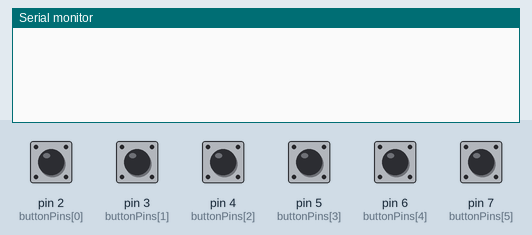
Recording of a sketch running on a simulated Arduino Uno, built with avr-gcc and run on an emulated ATmega328P. Parts: the last lines printed to the serial monitor. Inputs (shaded band) come from the test bench; at power-on: pin 2 (buttonPins[0]), pin 3 (buttonPins[1]), pin 4 (buttonPins[2]), pin 5 (buttonPins[3]), pin 6 (buttonPins[4]), pin 7 (buttonPins[5]) HIGH.

Above: at 1.2 s.
1.3 s: pin 2 (buttonPins[0]) pulled LOW for 0.15 s
At 2.1 s:
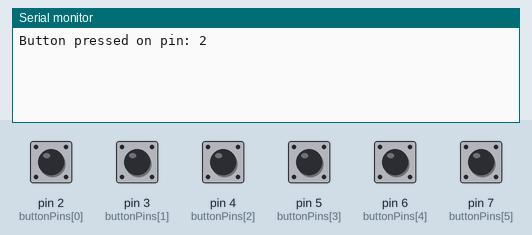
2.9 s: pin 3 (buttonPins[1]) pulled LOW for 0.15 s
At 3.3 s:
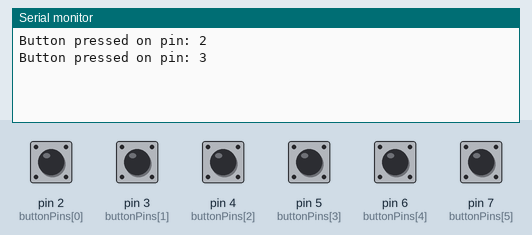
4.5 s: pin 4 (buttonPins[2]) pulled LOW for 0.15 s
At 5.7 s:
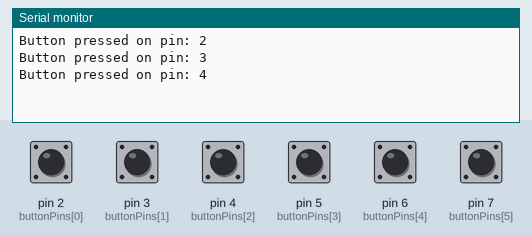
6.1 s: pin 5 (buttonPins[3]) pulled LOW for 0.15 s
At 7.0 s:
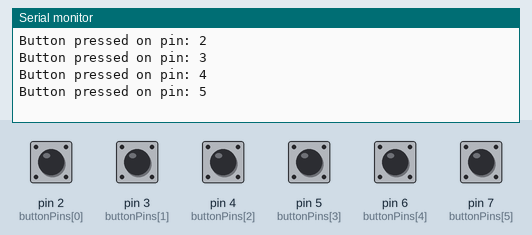
7.7 s: pin 6 (buttonPins[4]) pulled LOW for 0.15 s
At 8.2 s:
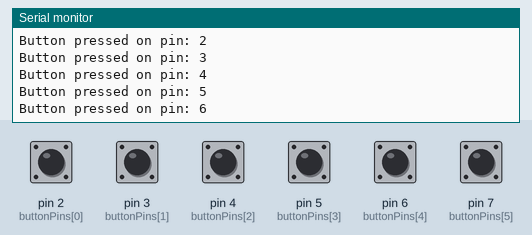
9.3 s: pin 7 (buttonPins[5]) pulled LOW for 0.15 s
At 10.6 s:
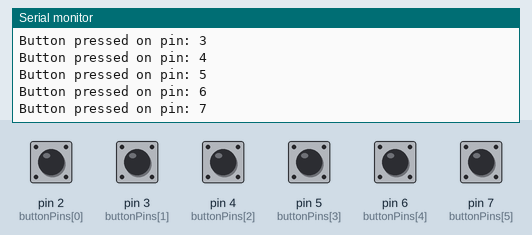
Timing chart, 0 to 11.9 s (numbered marks = the images above; inputs shaded):
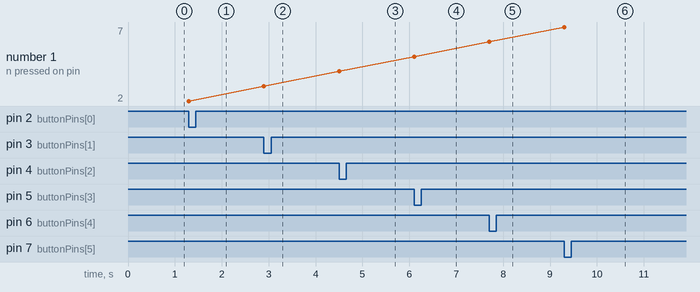

Measured:
- after the input at 1.3 s, the serial monitor: prints a new line at once (image 1)
- after the input at 2.9 s, the serial monitor: prints a new line at once (image 2)
- after the input at 4.5 s, the serial monitor: prints a new line at once (image 3)
- after the input at 6.1 s, the serial monitor: prints a new line at once (image 4)
- after the input at 7.7 s, the serial monitor: prints a new line at once (image 5)
- after the input at 9.3 s, the serial monitor: prints a new line at once (image 6)
- plotted number 1: 2 → 3 after the input at 2.9 s, 3 → 4 after the input at 4.5 s, 4 → 5 after the input at 6.1 s, 5 → 6 after the input at 7.7 s, 6 → 7 after the input at 9.3 s

The sketch:

buttonInput.ino
```cpp
#include <Arduino.h>

const int buttonPins[] = {2, 3, 4, 5, 6, 7};
const int numButtons = 6;

void setup() {
  Serial.begin(9600);
  for (int i = 0; i < numButtons; i++) {
    pinMode(buttonPins[i], INPUT_PULLUP);
  }
}

void loop() {
    for (int i = 0; i < numButtons; i++) {
        if (digitalRead(buttonPins[i]) == LOW) {
            Serial.print("Button pressed on pin: ");
            Serial.println(buttonPins[i]);  // Log which button was pressed
            delay(200);
        }
    }
}
```
